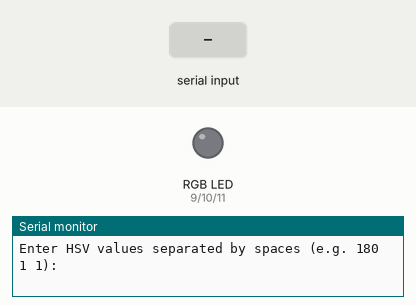
Bench run of a sketch on a simulated Arduino Uno, built with avr-gcc and run on an emulated ATmega328P. Shown: an RGB LED mixed from three pins (HIGH = lit), the last lines printed to the serial monitor. The inputs (shaded band) are chosen by the test bench.

Above: at 1.2 s.
1.3 s: "90,45,200\n" received over Serial
At 2.2 s:
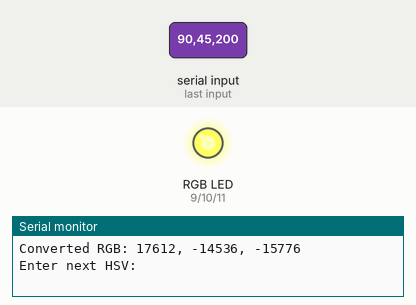
2.8 s: "30,150,10\n" received over Serial
At 3.2 s:
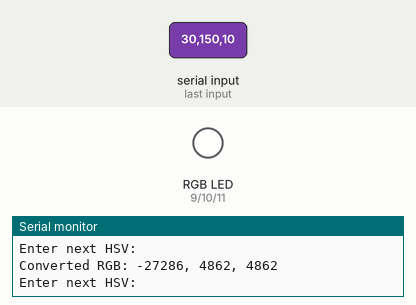
5.8 s: "1,90,45\n" received over Serial
At 6.7 s:
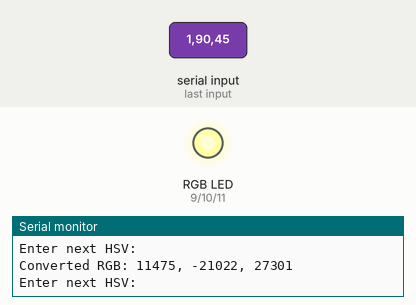
7.3 s: "1,90\n" received over Serial
At 7.8 s:
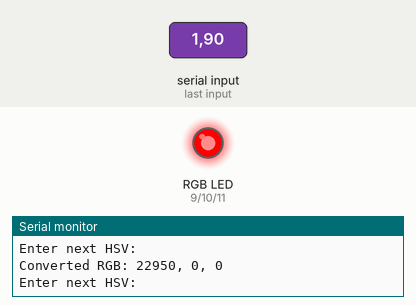
8.8 s: "90,45\n" received over Serial
At 10.0 s:
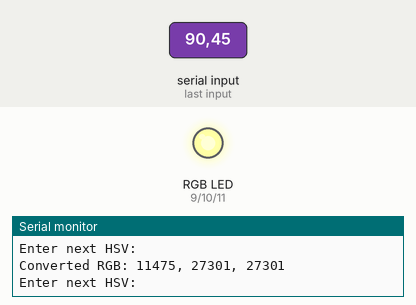
10.3 s: "30,150\n" received over Serial
At 11.3 s:
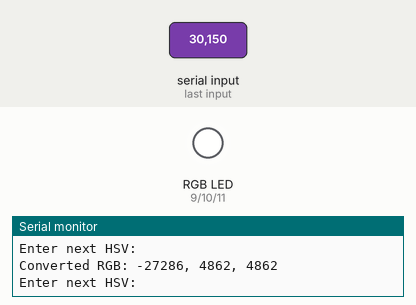
Timing chart, 0 to 14.8 s (numbered marks = the images above; inputs shaded):
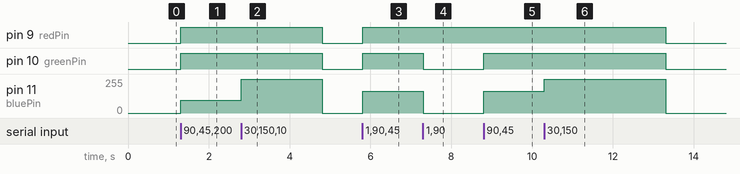

Measured:
- after the input at 1.3 s, pin 9 (redPin), pin 10 (greenPin): LOW → HIGH at once; pin 11 (bluePin): 0/255 → 96/255 at once
- after the input at 2.8 s, pin 9 (redPin), pin 10 (greenPin): HIGH → LOW after 2.0 s instead of 1.5 s; pin 11 (bluePin): 96/255 → 254/255 at once, → 0/255 2.0 s later
- after the input at 5.8 s, pin 9 (redPin), pin 10 (greenPin): LOW → HIGH at once; pin 11 (bluePin): 0/255 → 165/255 at once
- after the input at 7.3 s, pin 10 (greenPin): HIGH → LOW at once; pin 11 (bluePin): 165/255 → 0/255 at once
- after the input at 8.8 s, pin 10 (greenPin): LOW → HIGH at once; pin 11 (bluePin): 0/255 → 165/255 at once
- after the input at 10.3 s, pin 9 (redPin), pin 10 (greenPin): HIGH → LOW after 3.0 s instead of 1.5 s; pin 11 (bluePin): 165/255 → 254/255 at once, → 0/255 3.0 s later

The sketch:

hsvtorgb.ino
```cpp
int redPin = 9;
int greenPin = 10;
int bluePin = 11;

float h = 0, s = 0, v = 0;
int r, g, b;

void setup() {
  Serial.begin(9600);

  pinMode(redPin, OUTPUT);
  pinMode(greenPin, OUTPUT);
  pinMode(bluePin, OUTPUT);

  Serial.println("Enter HSV values separated by spaces (e.g. 180 1 1):");
}

void loop() {
  if (Serial.available()) {
    h = Serial.parseFloat();   // Hue (0-360)
    s = Serial.parseFloat();   // Saturation (0-1)
    v = Serial.parseFloat();   // Value/Brightness (0-1)

    HSVtoRGB(h, s, v, r, g, b);

    analogWrite(redPin, r);
    analogWrite(greenPin, g);
    analogWrite(bluePin, b);

    Serial.print("Converted RGB: ");
    Serial.print(r); Serial.print(", ");
    Serial.print(g); Serial.print(", ");
    Serial.println(b);
    Serial.println("Enter next HSV:");
  }
}

void HSVtoRGB(float H, float S, float V, int& R, int& G, int& B) {
  float C = S * V;
  float X = C * (1 - abs(fmod(H / 60.0, 2) - 1));
  float m = V - C;
  float r, g, b;

  if (H < 60)      { r = C; g = X; b = 0; }
  else if (H < 120){ r = X; g = C; b = 0; }
  else if (H < 180){ r = 0; g = C; b = X; }
  else if (H < 240){ r = 0; g = X; b = C; }
  else if (H < 300){ r = X; g = 0; b = C; }
  else             { r = C; g = 0; b = X; }

  R = (r + m) * 255;
  G = (g + m) * 255;
  B = (b + m) * 255;
}
```
